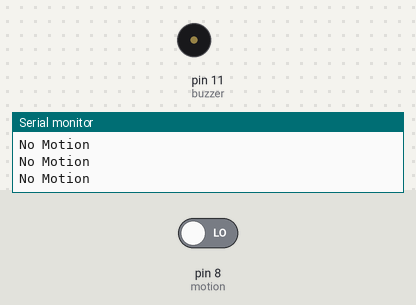
Simulated run of this sketch. Board: Arduino Uno, built with avr-gcc and run on an emulated ATmega328P. Shown: buzzer (waves = sounding, pin HIGH), the last lines printed to the serial monitor. The test bench sets the inputs (shaded band); at power-on: pin 8 (motion) LOW.

Above: at 1.2 s.
1.3 s: pin 8 (motion) driven HIGH
At 2.4 s:
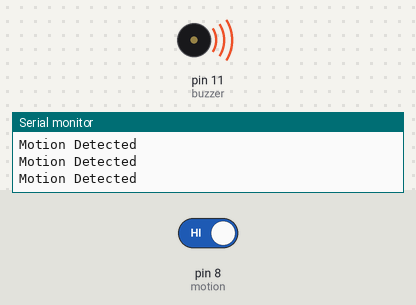
2.9 s: pin 8 (motion) driven LOW
At 3.6 s:
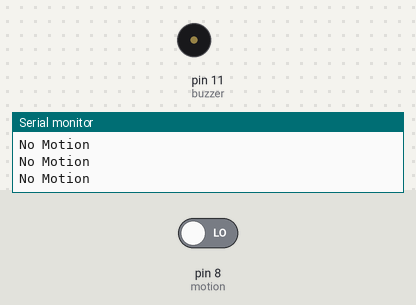
Timing chart, 0 to 5.9 s (numbered marks = the images above; inputs shaded):
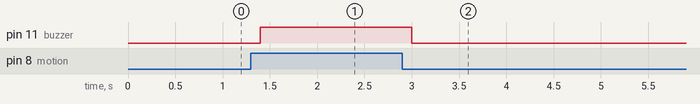

Measured:
- after the input at 1.3 s, pin 11 (buzzer): LOW → HIGH after 0.10 s
- after the input at 2.9 s, pin 11 (buzzer): HIGH → LOW after 0.10 s

The sketch:

motion_alert_system.ino
```cpp
#define buzzer 11
#define motion 8

void setup()
{
  pinMode(motion, INPUT);
  pinMode(buzzer, OUTPUT);

  Serial.begin(9600);
}

void loop()
{
  int state = digitalRead(motion);

  if (state == HIGH)
  {
    digitalWrite(buzzer, HIGH);
    Serial.println("Motion Detected");
  }
  else
  {
    digitalWrite(buzzer, LOW);
    Serial.println("No Motion");
  }

  delay(200);
}
```
